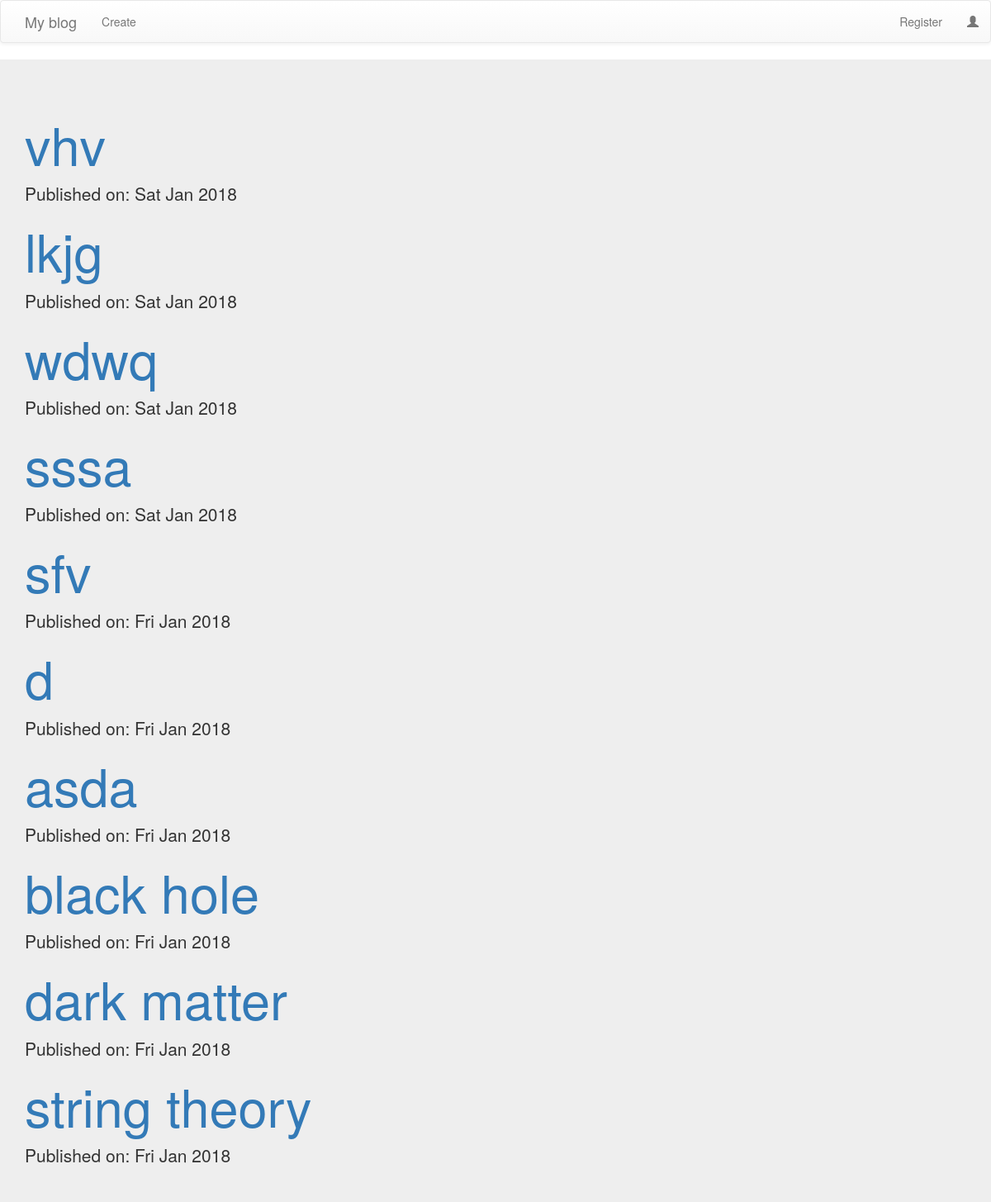
Page /blog/list/ on the earlier database version.
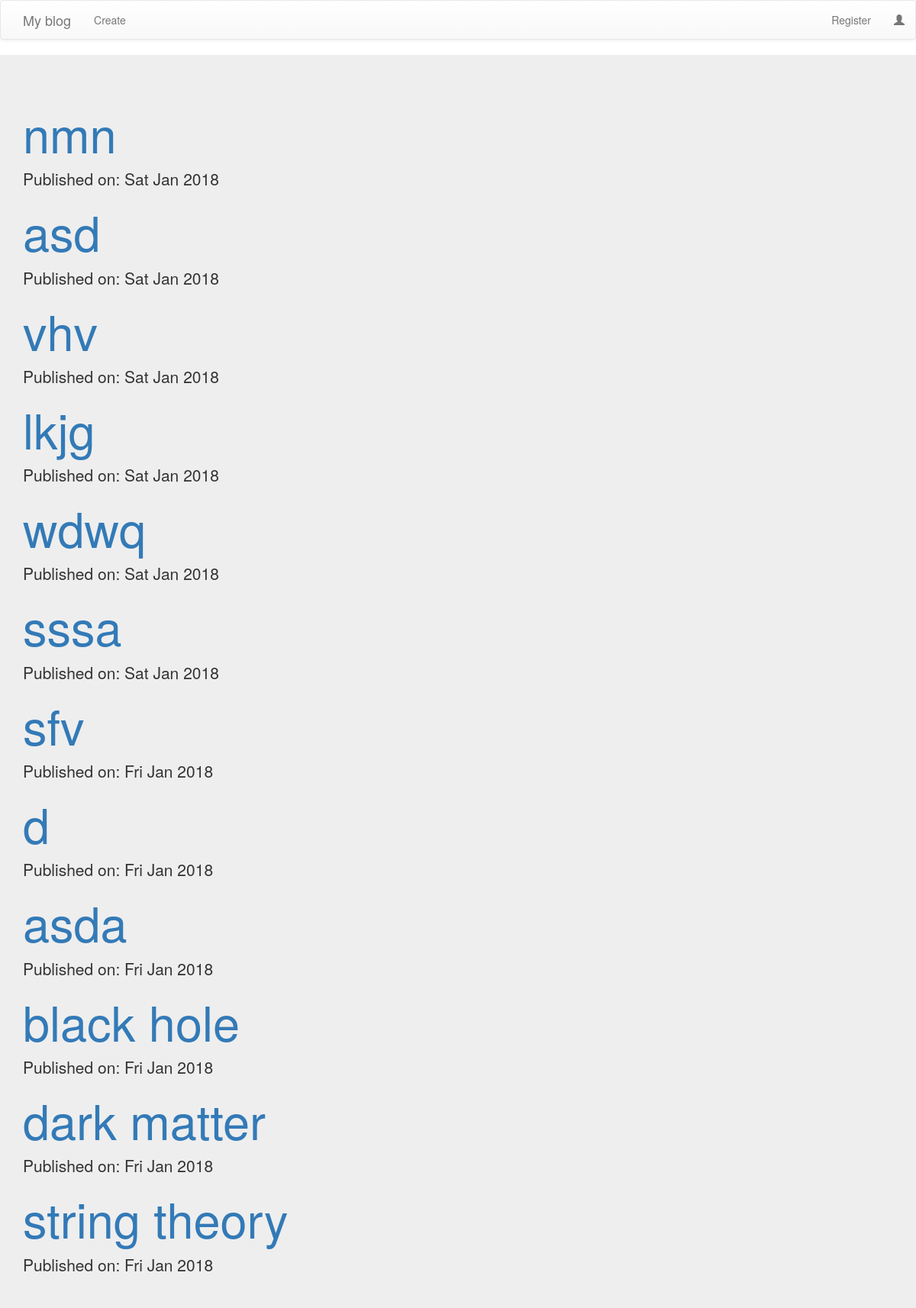
Same page on the later database version.
### myblog/models.py (models this page shows, shortened)
class Post(models.Model):
    author = models.CharField(max_length=128)
    title = models.CharField(max_length=256)
    text = models.TextField()
    created_date = models.DateTimeField(default=timezone.now)
    published_date = models.DateTimeField(blank=True, null=True)
    image = models.ImageField(blank=True,default='1.jpg')

### myblog/views.py (the view)
class PostListView(ListView):
    model = Post
    def get_queryset(self):
        return Post.objects.filter(published_date__lte=timezone.now()).order_by('-published_date')

### myblog/templates/myblog/post_list.html
{% extends 'myblog/base_html.html' %}
{% block body_block %}
<div class="jumbotron">
  <div class="container">
    {% for post in post_list %}
        <div class="post">
            <h1><a href="{% url 'myblog:post_detail' pk=post.pk %}">{{ post.title }}</a></h1>
            <div class="date">
                <p>Published on: {{ post.published_date|date:"D M Y"}}</p>
            </div>
        </div>
    {% endfor %}
  </div>
</div>
{% endblock %}

Differences in the rows shown:
now on this page (row edited): Post: title "nmn", published_date "Sat Jan 2018"
now on this page (row edited): Post: title "asd", published_date "Sat Jan 2018"
